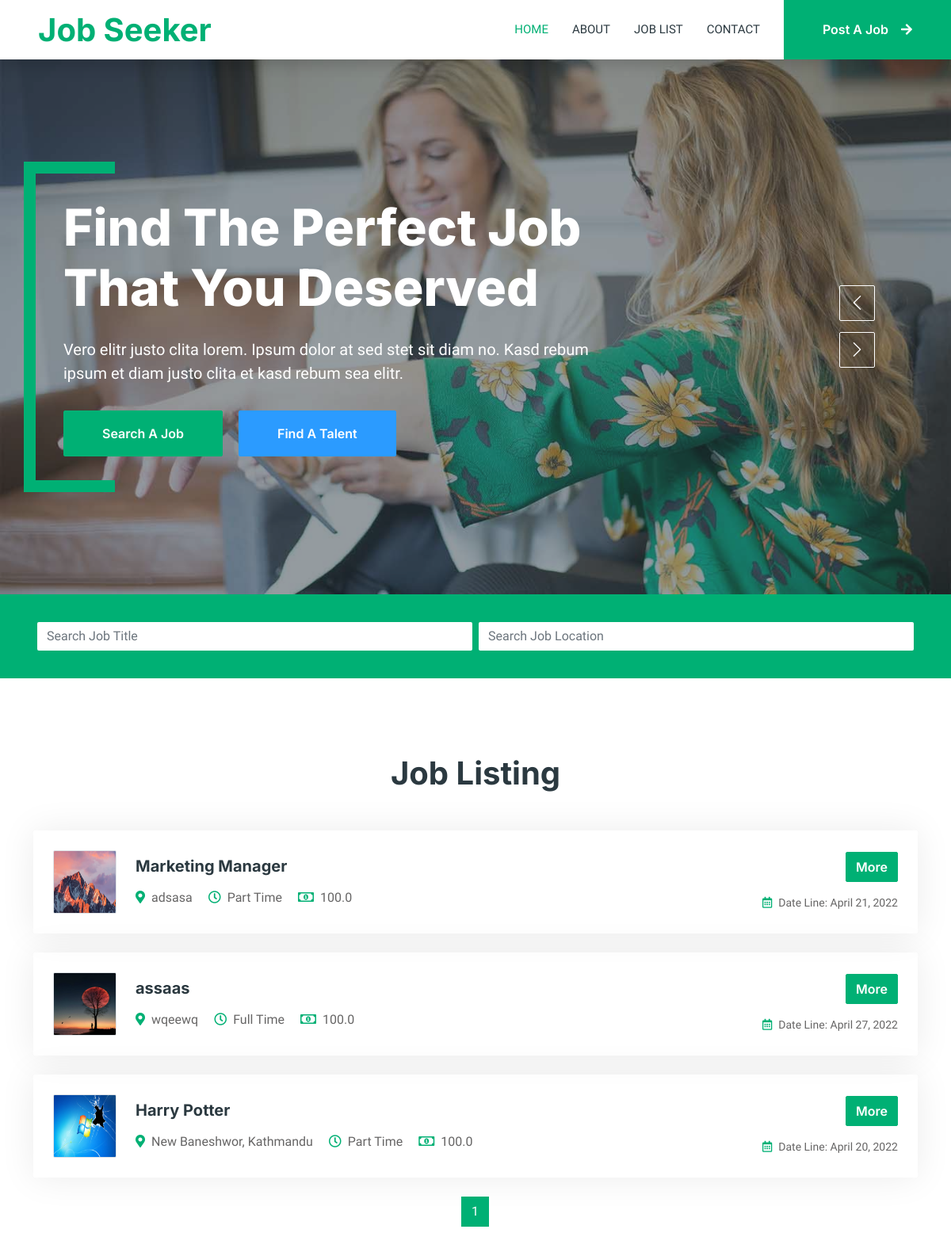
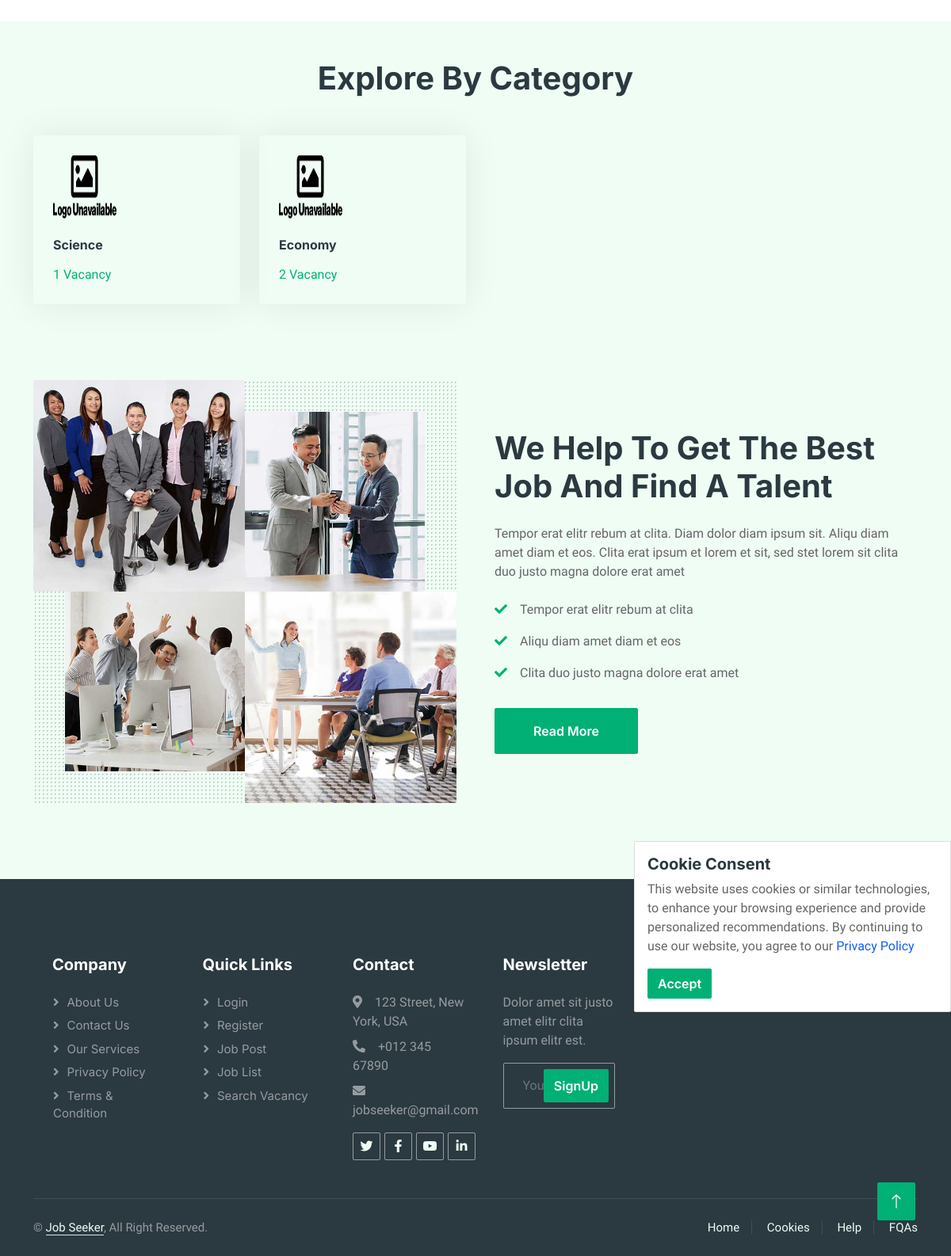
The page / on the database its author committed (2 pictures, top to bottom).
### findingJob/models.py (models this page shows, shortened)
class jobdetail(models.Model):
    jobNature = (
        ('Part Time', 'Part Time'),
        ('Full Time', 'Full Time'),
    )
    user = models.ForeignKey(User, on_delete=models.CASCADE, null=True)
    title = models.CharField(max_length=200, null=True)
    location = models.CharField(max_length=200, null=True)
    type = models.CharField(max_length=200, null=True, choices=jobNature)
    salary = models.FloatField(max_length=200, null=True)
    description = models.TextField()
    responsibility = models.TextField()
    qualification = models.TextField()
    published_date = models.DateField(max_length=200, null=True)
    deadline_date = models.DateField(max_length=200, null=True)
    no_of_vaccinies = models.CharField(max_length=200, null=True)
    company_details = models.TextField()
    company_logo = models.ImageField(upload_to="company_logo", default="defaultlogo.png", null=True, blank=True)
    jobcategory = models.ForeignKey(JobCategory, on_delete=models.CASCADE, null=True, blank=True)

class JobCategory(models.Model):
    name = models.CharField(max_length=200, null=True)
    category_logo = models.ImageField(upload_to="category_logo", default="defaultlogo.png",
                                      validators=[validate_file_extension], null=True, blank=True)

### findingJob/views.py (the view)
# urls.py: 2. Add a URL to urlpatterns:  path('', views.home, name='home')
def home(request):
    countingCat = jobdetail.objects.values('jobcategory', 'jobcategory__name', 'jobcategory__category_logo').annotate(
        Count('jobcategory'))
    jobSearch = jobdetail.objects.all()
    page = Paginator(jobSearch, 3)
    page_list = request.GET.get('page')
    page = page.get_page(page_list)
    context = {'page': page, 'countingCat': countingCat}
    return render(request, 'findingJob/home.html', context)

### findingJob/templates/findingJob/home.html (shortened to what this page needs)
{%  extends 'findingJob/main.html' %}
{% block content %}
{% load static %}
<div class="container-xxl bg-white p-0">
    <div class="container-fluid p-0">
        <div class="owl-carousel header-carousel position-relative">
            <div class="owl-carousel-item position-relative">
                <img class="img-fluid" src="{% static 'img/carousel-1.jpg' %}" alt="">
                <div class="position-absolute top-0 start-0 w-100 h-100 d-flex align-items-center"
                     style="background: rgba(43, 57, 64, .5);">
                    <div class="container">
                        <div class="row justify-content-start">
                            <div class="col-10 col-lg-8">
                                <h1 class="display-3 text-white animated slideInDown mb-4">Find The Perfect Job That You
                                    Deserved</h1>
                                <p class="fs-5 fw-medium text-white mb-4 pb-2">Vero elitr justo clita lorem. Ipsum dolor
                                    at sed stet sit diam no. Kasd rebum ipsum et diam justo clita et kasd rebum sea
                                    elitr.</p>
                                <a href="" class="btn btn-primary py-md-3 px-md-5 me-3 animated slideInLeft"
                                   contenteditable="true">Search A
                                    Job</a>
                                <a href="" class="btn btn-secondary py-md-3 px-md-5 animated slideInRight"
                                   contenteditable="true">Find A
                                    Talent</a>
                            </div>
                        </div>
                    </div>
                </div>
            </div>
        </div>
    </div>
    <div class="container-fluid bg-primary mb-5 wow fadeIn" data-wow-delay="0.1s" style="padding: 35px;">
        <div class="container">
            <div class="row g-2">
                <div class="col-md-12">
                    <div class="row g-2">
                        <div class="col-md-6">
                            <input type="text" class="form-control border-0" placeholder="Search Job Title"
                                   id="SearchTitle" onkeyup="myFunction()">
                        </div>
                        <div class="col-md-6">
                            <input type="text" class="form-control border-0" placeholder="Search Job Location"
                                   id="SearchLocation" onkeyup="myFunction()">
                        </div>
                    </div>
                </div>
            </div>
        </div>
    </div>
    <div class="container-xxl py-5 ">
        <div class="container">
            <h1 class="text-center mb-5 wow fadeInUp" data-wow-delay="0.1s" id="text">Job Listing</h1>
            <div class="tab-class text-center wow fadeInUp" data-wow-delay="0.3s">
                {% for jobSearch in page %}
                <div class="tab-content target" id="search">
                    <div id="tab-1" class="tab-pane fade show p-0 active ">
                        <div class="job-item p-4 mb-4">
                            <div class="row g-4">
                                <div class="col-sm-12 col-md-8 d-flex align-items-center">
                                    <img class="flex-shrink-0 img-fluid border rounded"
                                         src="/img/{{jobSearch.company_logo}} " alt=""
                                         style="width: 80px; height: 80px;">
                                    <div class="text-start ps-4">
                                        <h5 class="mb-3">{{jobSearch.title }}</h5>
                                        <medium class="text-truncate me-3"><i
                                                class="fa fa-map-marker-alt text-primary me-2"></i>{{jobSearch.location}}
                                        </medium>
                                        <span class="text-truncate me-3"><i class="far fa-clock text-primary me-2"></i>{{jobSearch.type }}</span>
                                        <span class="text-truncate me-0"><i
                                                class="far fa-money-bill-alt text-primary me-2"></i>{{jobSearch.salary}}</span>
                                    </div>
                                </div>
                                <div class="col-sm-12 col-md-4 d-flex flex-column align-items-start align-items-md-end justify-content-center">
                                    <div class="d-flex mb-3">
                                        <a class="btn btn-primary" href="/jobDetail/{{jobSearch.id}}">More</a>
                                    </div>
                                    <small class="text-truncate"><i class="far fa-calendar-alt text-primary me-2"></i>Date
                                        Line: {{jobSearch.deadline_date}}</small>
                                </div>
                            </div>
                        </div>
                    </div>
                </div>
                {% endfor %}
                <nav aria-label="Page navigation example" class="pagination-1">
                    <ul class="pagination justify-content-center">
                        {% for num_page in page.paginator.page_range %}<br>
                        {% if page.number == num_page %}
                        <li class="page-item active"><a class="page-link" href="{% url 'home'%}?page={{ num_page}}">{{num_page}}</a>
                        </li>
                        {% else %}
                        <li class="page-item"><a class="page-link"
                                                 href="{% url 'home'%}?page={{ num_page}}">{{num_page}}</a></li>
                        {% endif %}<br>
                        {% endfor %}
                    </ul>
                </nav>
            </div>
        </div>
    </div>
</div>
<div class="container-xxl py-5">
    <div class="container">
        <h1 class="text-center mb-5 wow fadeInUp" data-wow-delay="0.1s">Explore By Category</h1>
        <div class="row g-4">
            {% for jc in countingCat %}
            <div class="col-lg-3 col-sm-6 wow fadeInUp" data-wow-delay="0.1s">
                <a class="cat-item rounded p-4" href="">
                    <img class="flex-shrink-0 img-fluid text-primary mb-4"
                         src="/img/{{jc.jobcategory__category_logo}}" alt="logo"
                         style="width: 80px; height: 80px;">
                    <h6 class="mb-3">{{jc.jobcategory__name}}</h6>
                    <p class="mb-0">{{jc.jobcategory__count}} Vacancy</p>
                </a>
            </div>
            {% endfor %}
        </div>
    </div>
</div>
<div class="container-xxl py-5">
    <div class="container">
        <div class="row g-5 align-items-center">
            <div class="col-lg-6 wow fadeIn" data-wow-delay="0.1s">
                <div class="row g-0 about-bg rounded overflow-hidden">
                    <div class="col-6 text-start">
                        <img class="img-fluid w-100" src="{% static 'img/about-1.jpg' %}">
                    </div>
                    <div class="col-6 text-start">
                        <img class="img-fluid" src="{% static 'img/about-2.jpg' %}"
                             style="width: 85%; margin-top: 15%;">
                    </div>
                    <div class="col-6 text-end">
                        <img class="img-fluid" src="{% static 'img/about-3.jpg' %}" style="width: 85%;">
                    </div>
                    <div class="col-6 text-end">
                        <img class="img-fluid w-100" src="{% static 'img/about-4.jpg' %}">
                    </div>
                </div>
            </div>
            <div class="col-lg-6 wow fadeIn" data-wow-delay="0.5s">
                <h1 class="mb-4">We Help To Get The Best Job And Find A Talent</h1>
                <p class="mb-4">Tempor erat elitr rebum at clita. Diam dolor diam ipsum sit. Aliqu diam amet diam et
                    eos. Clita erat ipsum et lorem et sit, sed stet lorem sit clita duo justo magna dolore erat amet</p>
                <p><i class="fa fa-check text-primary me-3"></i>Tempor erat elitr rebum at clita</p>
                <p><i class="fa fa-check text-primary me-3"></i>Aliqu diam amet diam et eos</p>
                <p><i class="fa fa-check text-primary me-3"></i>Clita duo justo magna dolore erat amet</p>
                <a class="btn btn-primary py-3 px-5 mt-3" href="{%url 'about' %}">Read More</a>
            </div>
        </div>
    </div>
</div>
<div class="card" style="width: 25rem; float:right;" id="cookieNotice">
    <div class="card-body">
        <h5 class="card-title">Cookie Consent</h5>
        <p class="card-text">This website uses cookies or similar technologies, to enhance your browsing experience and
            provide personalized recommendations. By continuing to use our website, you agree to our <a
                    style="color:#115cfa;" href="{% url 'PrivacyPolicy' %}">Privacy Policy</a></p>
        <button class="btn btn-primary" onclick="acceptCookieConsent();">Accept</button>
    </div>
</div>
{% endblock %}

### findingJob/templates/findingJob/main.html (shortened to what this page needs)
<!DOCTYPE html>
{% load static %}
<html lang="en">
<head>
    <link href="https://cdnjs.cloudflare.com/ajax/libs/font-awesome/5.10.0/css/all.min.css" rel="stylesheet">
    <link href="https://cdn.jsdelivr.net/npm/bootstrap-icons@1.4.1/font/bootstrap-icons.css" rel="stylesheet">
    <link href="{% static 'lib/animate/animate.min.css' %}" rel="stylesheet">
    <link href="{% static 'lib/owlcarousel/assets/owl.carousel.min.css' %}" rel="stylesheet">
    <link href="{% static 'css/bootstrap.min.css' %}" rel="stylesheet">
    <link href="{% static 'css/style.css' %}" rel="stylesheet">
</head>
<body id="top" >
{% include 'findingJob/navbar.html'%}
{% block content %}
{% endblock %}
{% include 'findingJob/footer.html'%}
        <a href="#" class="btn btn-lg btn-primary btn-lg-square back-to-top"><i class="bi bi-arrow-up"></i></a>
</body>
</html>

### findingJob/templates/findingJob/navbar.html (shortened to what this page needs)
<!DOCTYPE html>
<html lang="en">
<head>
</head>
<body>
        <nav class="navbar navbar-expand-lg bg-white navbar-light shadow sticky-top p-0">
            <a href="{%url 'home' %}" class="navbar-brand d-flex align-items-center text-center py-0 px-4 px-lg-5">
                <h1 class="m-0 text-primary">Job Seeker</h1>
            </a>
            <div class="collapse navbar-collapse" id="navbarCollapse">
                <div class="navbar-nav ms-auto p-4 p-lg-0">
                    <a href="{%url 'home' %}" class="nav-item nav-link active">Home</a>
                    <a href="{%url 'about' %}" class="nav-item nav-link">About</a>
                      <a href="{%url 'jobList' %}" class="nav-item nav-link">Job List</a>
                    <a href="{%url 'contact' %}" class="nav-item nav-link">Contact</a>
                </div>
                <a href="{%url 'jobPost' %}" class="btn btn-primary rounded-0 py-4 px-lg-5 d-block d-lg-block">Post A Job<i class="fa fa-arrow-right ms-3"></i></a>
            </div>
        </nav>
</body>
</html>

### findingJob/templates/findingJob/footer.html (shortened to what this page needs)
<div class="container-fluid bg-dark text-white-50 footer pt-5 mt-5 wow fadeIn" data-wow-delay="0.1s">
    <div class="container py-5">
        <div class="row g-5">
            <div class="col-lg-3 col-md-6">
                <h5 class="text-white mb-4">Company</h5>
                <a class="btn btn-link text-white-50" href="{% url 'about' %}">About Us</a>
                <a class="btn btn-link text-white-50" href="{% url 'contact' %}">Contact Us</a>
                <a class="btn btn-link text-white-50" href="#">Our Services</a>
                <a class="btn btn-link text-white-50" href="{% url 'PrivacyPolicy' %}">Privacy Policy</a>
                <a class="btn btn-link text-white-50" href="{% url 'termandcondition' %}">Terms & Condition</a>
            </div>
            <div class="col-lg-3 col-md-6">
                <h5 class="text-white mb-4">Quick Links</h5>
                <a class="btn btn-link text-white-50" href="{% url 'login' %}">Login</a>
                <a class="btn btn-link text-white-50" href="{% url 'register' %}">Register</a>
                <a class="btn btn-link text-white-50" href="{% url 'jobPost' %}">Job Post</a>
                <a class="btn btn-link text-white-50" href="{% url 'jobList' %}">Job List</a>
                <a class="btn btn-link text-white-50" href="{% url 'home' %}">Search Vacancy</a>
            </div>
            <div class="col-lg-3 col-md-6">
                <h5 class="text-white mb-4">Contact</h5>
                <p class="mb-2"><i class="fa fa-map-marker-alt me-3"></i>123 Street, New York, USA</p>
                <p class="mb-2"><i class="fa fa-phone-alt me-3"></i>+012 345 67890</p>
                <p class="mb-2"><i class="fa fa-envelope me-3"></i>jobseeker@gmail.com</p>
                <div class="d-flex pt-2">
                    <a class="btn btn-outline-light btn-social" href="https://twitter.com/"><i class="fab fa-twitter"></i></a>
                    <a class="btn btn-outline-light btn-social" href="https://facebook.com/"><i class="fab fa-facebook-f"></i></a>
                    <a class="btn btn-outline-light btn-social" href="https://youtube.com/"><i class="fab fa-youtube"></i></a>
                    <a class="btn btn-outline-light btn-social" href="https://www.linkedin.com/"><i class="fab fa-linkedin-in"></i></a>
                </div>
            </div>
            <div class="col-lg-3 col-md-6">
                <h5 class="text-white mb-4">Newsletter</h5>
                <p>Dolor amet sit justo amet elitr clita ipsum elitr est.</p>
                <div class="position-relative mx-auto" style="max-width: 400px;">
                    <button type="button" class="btn btn-primary py-2 position-absolute top-0 end-0 mt-2 me-2">SignUp
                    </button>
                </div>
            </div>
        </div>
    </div>
    <div class="container">
        <div class="copyright">
            <div class="row">
                <div class="col-md-6 text-center text-md-start mb-3 mb-md-0">
                    &copy; <a class="border-bottom" href="/">Job Seeker</a>, All Right Reserved.
                </div>
                <div class="col-md-6 text-center text-md-end">
                    <div class="footer-menu">
                        <a href="{%url 'home' %}">Home</a>
                        <a href="{%url 'Cookies' %}">Cookies</a>
                        <a href="#">Help</a>
                        <a href="#">FQAs</a>
                    </div>
                </div>
            </div>
        </div>
    </div>
</div>

### rows shown on the page
jobdetail: company_logo (picture), title "Marketing Manager", location "adsasa", type "Part Time", salary "100.0", deadline_date "April 21, 2022"
jobdetail: company_logo (picture), title "assaas", location "wqeewq", type "Full Time", salary "100.0", deadline_date "April 27, 2022"
jobdetail: company_logo (picture), title "Harry Potter", location "New Baneshwor, Kathmandu", type "Part Time", salary "100.0", deadline_date "April 20, 2022"
JobCategory: jobcategory__name "Science", jobcategory__count "1"
JobCategory: jobcategory__name "Economy", jobcategory__count "2"

### other values the page prints
{{ num_page }} "1"
